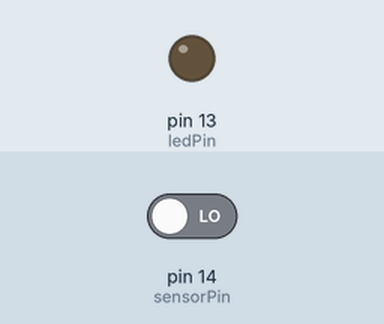
The program below on a simulated Arduino Uno, built with avr-gcc and run on an emulated ATmega328P. On the bench: output pins drawn as LEDs (lit = HIGH). Inputs (shaded band) come from the test bench; at power-on: pin 14 (sensorPin) LOW.

Above: at 2.8 s.
2.9 s: pin 14 (sensorPin) driven HIGH
At 3.5 s:
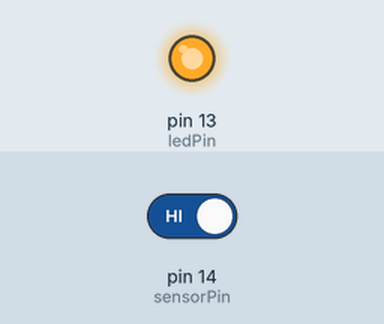
4.5 s: pin 14 (sensorPin) driven LOW
At 6.2 s:
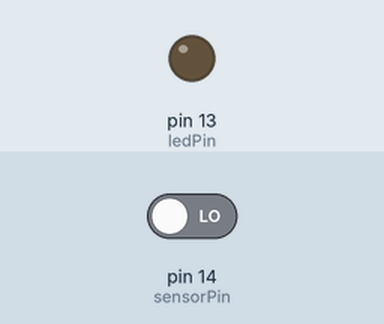
Timing chart, 0 to 7.7 s (numbered marks = the images above; inputs shaded):
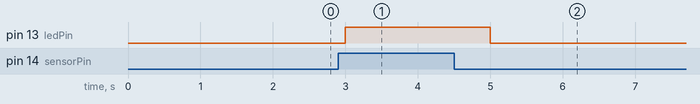

Measured:
- after the input at 2.9 s, pin 13 (ledPin): LOW → HIGH after 0.10 s
- after the input at 4.5 s, pin 13 (ledPin): HIGH → LOW after 0.50 s

The program:

main.cpp
```cpp
/**********************************************************************
  Filename    : Infrared Motion Sensor
  Description : LED lamp is controlled by Infrared Motion Sensor
  Author      : www.freenove.com
  Modification: 2024/06/19
**********************************************************************/

#include <Arduino.h>

int sensorPin = 14; // the number of the infrared motion sensor pin
int ledPin = 13;    // the number of the LED pin

void setup() {
  pinMode(sensorPin, INPUT); // initialize the sensor pin as input
  pinMode(ledPin, OUTPUT);   // initialize the LED pin as output
}

void loop() {
  // Turn on or off LED according to Infrared Motion Sensor
  digitalWrite(ledPin, digitalRead(sensorPin));
  delay(1000); // wait for a second
}
```
